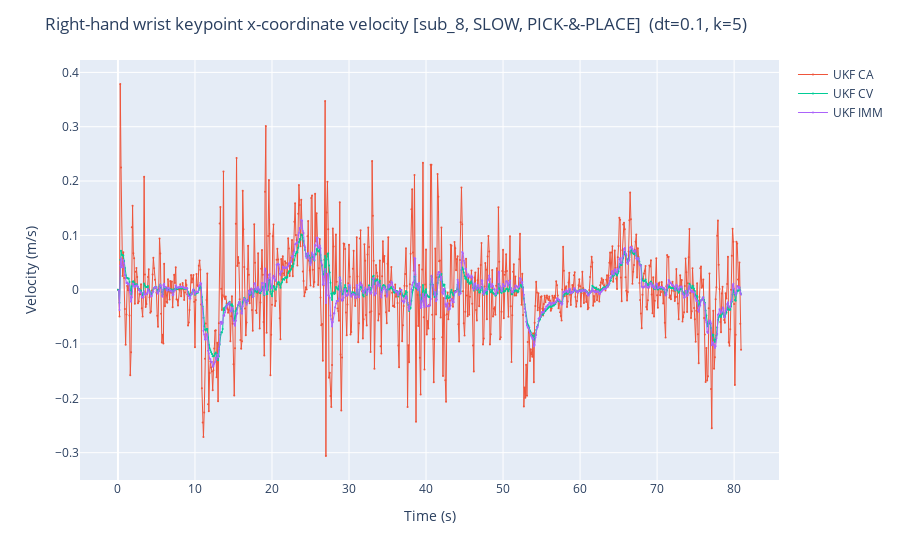

Write notebook code for a chart like this one.
### Code cell
state = 'kp4_xd'

fig = px.line()
fig.add_scatter(x=filt_seconds,
                y=filt['_'.join(('ca',state))],
                mode='lines+markers',
                name='UKF CA'
)
fig.add_scatter(x=filt_seconds,
                y=filt['_'.join(('cv',state))],
                mode='lines+markers',
                name='UKF CV'
)
fig.add_scatter(x=filt_seconds,
                y=filt['_'.join(('imm',state))],
                mode='lines+markers',
                name='UKF IMM'
)
if predict_k_steps:
    fig.add_scatter(x=kpred_seconds,
                    y=kpred['_'.join(('ca',state))],
                    mode='lines+markers',
                    name='CA K-step ahead prediction'
    )
    fig.add_scatter(x=kpred_seconds,
                    y=kpred['_'.join(('imm',state))],
                    mode='lines+markers',
                    name='IMM K-step ahead prediction'
    )

fig.update_traces(marker=dict(size=2), line=dict(width=1))
fig.update_layout(title=description+" velocity"+f" [{subject}, {velocity}, {task}] "+f" (dt={dt}, k={k})",
                  xaxis_title='Time (s)',
                  yaxis_title='Velocity (m/s)')

fig.show()

# Save the plot to the plots folder in html format
plot_name = '_'.join([subject, velocity, task, state, "dt", str(dt), "k", str(k), "vel", "pred", str(predict_k_steps)]) + '.html'
fig.write_html(os.path.join(plot_dir, plot_name))

### Figure 1 — Plotly figure (JSON) as saved in the notebook; plotly's stock layout.template omitted (floating-point values rounded to 4 significant figures; data arrays with more than 128 entries replaced by an {"elided": "..."} marker saying what was removed)
{"data": [{"hovertemplate": "<extra></extra>", "legendgroup": "", "line": {"color": "#636efa", "dash": "solid", "width": 1}, "marker": {"size": 2, "symbol": "circle"}, "mode": "lines", "name": "", "orientation": "v", "showlegend": false, "type": "scatter", "xaxis": "x", "yaxis": "y"}, {"line": {"width": 1}, "marker": {"size": 2}, "mode": "lines+markers", "name": "UKF CA", "type": "scatter", "x": {"elided": "810 float values"}, "y": {"elided": "810 float values"}}, {"line": {"width": 1}, "marker": {"size": 2}, "mode": "lines+markers", "name": "UKF CV", "type": "scatter", "x": {"elided": "810 float values"}, "y": {"elided": "810 float values"}}, {"line": {"width": 1}, "marker": {"size": 2}, "mode": "lines+markers", "name": "UKF IMM", "type": "scatter", "x": {"elided": "810 float values"}, "y": {"elided": "810 float values"}}], "layout": {"legend": {"tracegroupgap": 0}, "margin": {"t": 60}, "title": {"text": "Right-hand wrist keypoint x-coordinate velocity [sub_8, SLOW, PICK-&-PLACE]  (dt=0.1, k=5)"}, "xaxis": {"anchor": "y", "domain": [0, 1], "title": {"text": "Time (s)"}}, "yaxis": {"anchor": "x", "domain": [0, 1], "title": {"text": "Velocity (m/s)"}}}}
